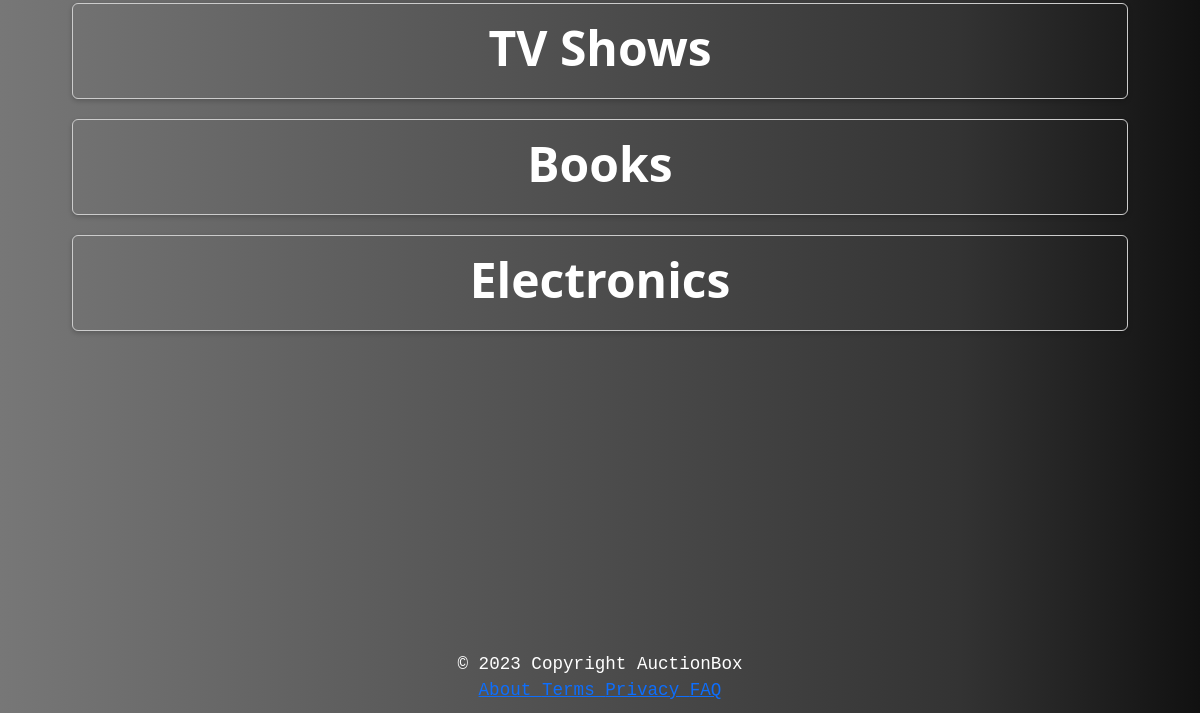
/categories (signed in, lower part), run on an earlier commit of the app's database.
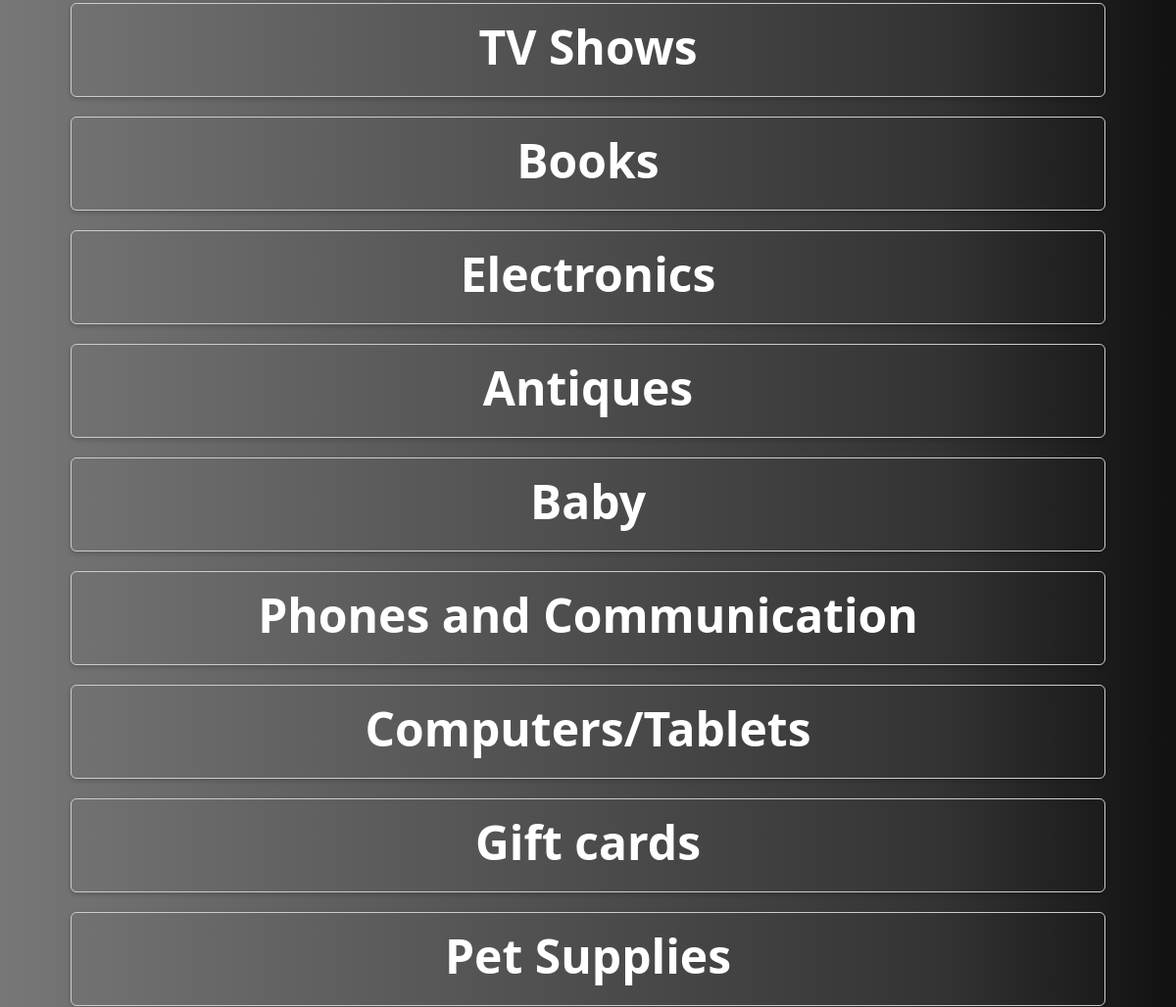
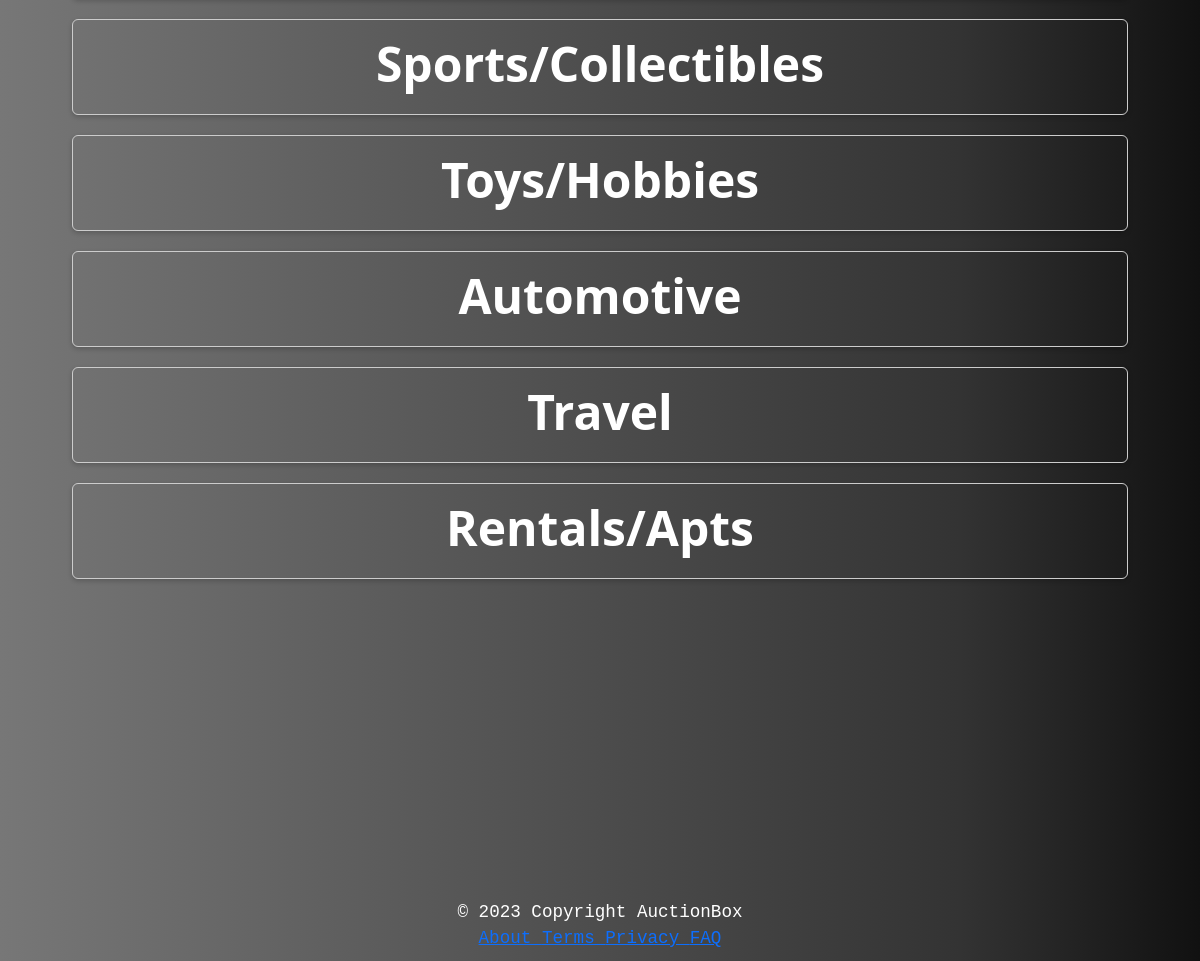
And on a later commit of the database (2 pictures, top to bottom).
### auctions/models.py (models this page shows, shortened)
class Category(models.Model):
    categoryName = models.CharField(max_length=50)

### auctions/views.py (the view)
# urls.py: path("categories", views.categories, name='categories'),
def categories(request):
    categories = Category.objects.all()
    return render(request, 'auctions/categories.html', {'categories': categories})

### auctions/templates/auctions/categories.html (shortened to what this page needs)
{% extends "auctions/layout.html" %}
{% block body %}
{% if user.is_authenticated %}
<h2 class="" style="color: white; justify-content: left; margin-left: 20px; font-size: 4rem;">Categories</h2><br>
<div>
    {% for category in categories %}
    <div class="row mx-3" >
      <div class="card mx-3" style="width: 92%; height: 6rem; background-color: transparent;">
        <a href="{% url 'category_listings' category.id %}" style ="text-decoration: none; text-decoration-line: none;">
          <div class="category">
                <span class="category-name" style="color: white; font-size: 3rem; color: white; text-decoration: none; text-decoration-line: none;">
                  {{category.categoryName}}
                </span>
          </div>
        </a>
       </div>
      </div>
    {% endfor %}
</div>
{% else %}
<h2 class="text-center">Please log in to view active listings.</h2>
{% endif %}
{% endblock %}

### auctions/templates/auctions/layout.html (shortened to what this page needs)
{% load static %}
<!DOCTYPE html>
<html lang="en">
    <head>
        <link rel="stylesheet" href="https://stackpath.bootstrapcdn.com/bootstrap/4.3.1/css/bootstrap.min.css">
        <link rel="stylesheet" href="https://stackpath.bootstrapcdn.com/bootstrap/4.4.1/css/bootstrap.min.css">
        <link href="{% static 'auctions/styles.css' %}" rel="stylesheet">
        <link href="https://cdn.jsdelivr.net/npm/bootstrap@5.3.0-alpha1/dist/css/bootstrap.min.css" rel="stylesheet">
    </head>
  <body>
        {% block body %}
        {% endblock %}
    </body>
    <div class="footer-section">
      <section>
        <footer style="text-align: center; color: white; font-family: 'Courier New', monospace;">© 2023 Copyright AuctionBox </footer>
        <div class="footer-links">
          <a href="{% url 'about' %}">About </a>
          <a href="{% url 'terms' %}">Terms </a>
          <a href="#">Privacy </a>
          <a href="#">FAQ </a>
        </div>
      </section>
    </div>
</html>

### auctions/static/auctions/styles.css (style rules this page uses)
body { padding: 10px; }

### auctions/templates/auctions/layout.html (style rules this page uses)
body { background: linear-gradient(to left, #111111, #333333, #444444, #555555, #666666, #777777); }
.footer-section { position: absolute; margin-top: 300px; -webkit-text-size-adjust: 100%; font-family: Open Sans, Helvetica, Arial, sans; color: #333333; font-size: 1.1em; width: 100%; margin-left: 0px; background-color: #212121f2; position: relative; background-color: transparent; font-size: 1.1em; }
.footer-links { justify-content: center; text-align: center; flex: auto; flex-direction: row; font-family: 'Courier New', monospace; text-decoration: none; }

### auctions/templates/auctions/categories.html (style rules this page uses)
.row { display: flex; flex-wrap: wrap; justify-content: center; text-decoration: none; text-decoration-line: none; }
.card { border: 1px solid #ccc; box-shadow: 0px 2px 5px rgba(0, 0, 0, 0.2); margin-bottom: 20px; width: 10rem; height: 3rem; text-decoration: none; text-decoration-line: none; }
.category { display: flex; justify-content: center; align-items: center; font-size: 1.2rem; font-weight: bold; padding: 10px; text-decoration: none; text-decoration-line: none; text-align: center; padding: 0.5rem; }
span { font-size: 1.2rem; font-weight: bold; text-decoration: none; text-decoration-line: none; }

What changed in the data, as far as the page shows it:
added Category: categoryName "Antiques"
added Category: categoryName "Baby"
added Category: categoryName "Phones and Communication"
added Category: categoryName "Computers/Tablets"
added Category: categoryName "Gift cards"
added Category: categoryName "Pet Supplies"
added Category: categoryName "Sports/Collectibles"
added Category: categoryName "Toys/Hobbies"
added Category: categoryName "Automotive"
added Category: categoryName "Travel"
added Category: categoryName "Rentals/Apts"
